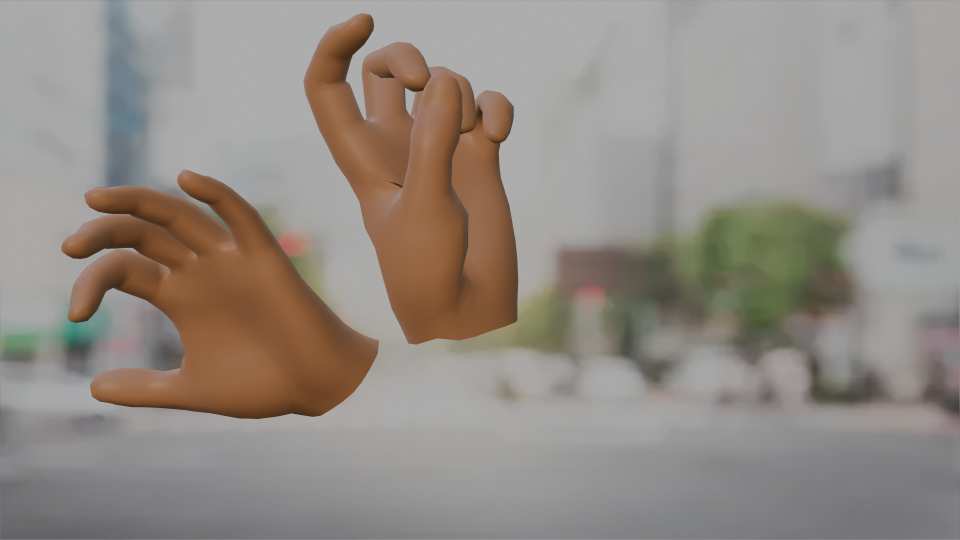
#> input picture images/h0h1left2.png, 1920 x 1080 px, found by its file name (shown at 1/2 size); its folder holds 4 pictures in this run
$ python mask_image.py
#> lines starting #> are read from the running program, lines starting #| are printed output that depends on the picture
import numpy as np
from PIL import Image
import os

#image_path: path of main image, mask_image path of mask image, output_path: path to output result,
#invert: invert the effect of mask (removes masked portion by default, set to true to only keep the masked portion)
def black_out_region_save(image_path, mask_path, output_path, invert = False):
    # Open images
    main_image = np.array(Image.open(main_image_path))
    mask_image = np.array(Image.open(mask_image_path).convert('L'))

    # create the mask
    threshold = 128
    mask_image = ((mask_image > threshold) ^ invert)

    result_image = main_image.copy()

    # Set mask pixels to black
    result_image[mask_image] = [0, 0, 0]

    Image.fromarray(result_image).save(output_image_path)

#same but takes in np images instead and returns an np image instead of saving
def black_out_region_return(image, mask,  invert = False):
    # create the mask
    threshold = 128
    mask_image = ((mask_image > threshold) ^ invert)

    result_image = image.copy()

    # Set mask pixels to black
    result_image[mask_image] = [0, 0, 0]

    return result_image

def black_out_region_bulk(image_folder, mask_folder, output_folder, seperator = "_"):
    # Open images
#> called with image_folder = './images', mask_folder = './masks', output_folder = './output', seperator = '_'
    image_files = os.listdir(image_folder)
    image_paths = [os.path.join(image_folder, image_file) for image_file in image_files]

    images = {os.path.basename(image_path).split('.')[0]: (np.array(Image.open(image_path)), image_path.split('.')[-1]) for image_path in image_paths}
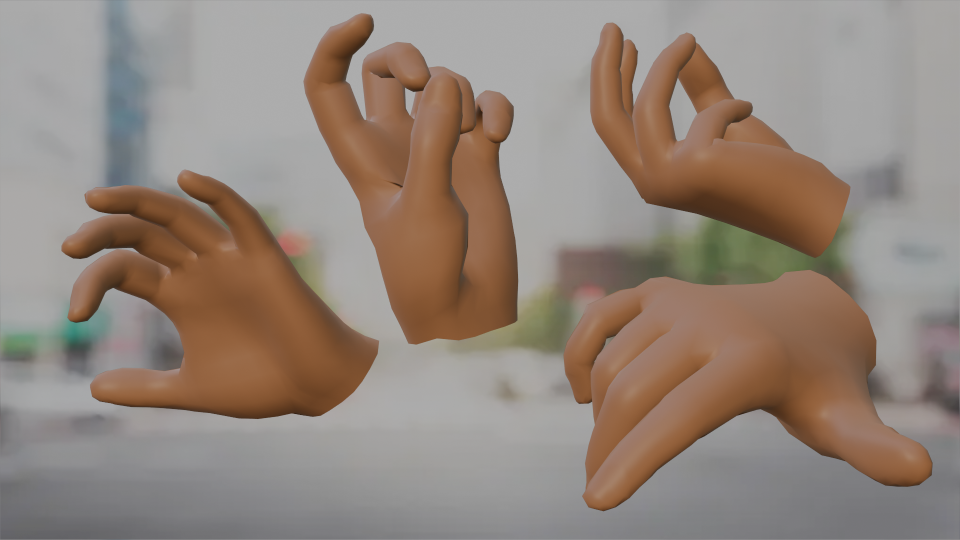
#> input picture images/h0h1left2right2.png, 1920 x 1080 px, found by its file name (shown at 1/2 size)
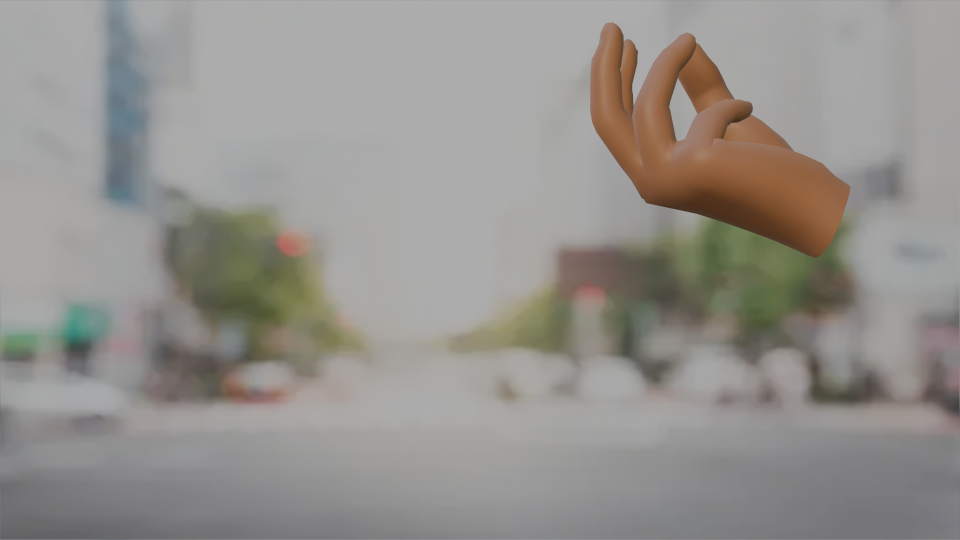
#> input picture images/h0h1right1.png, 1920 x 1080 px, found by its file name (shown at 1/2 size)
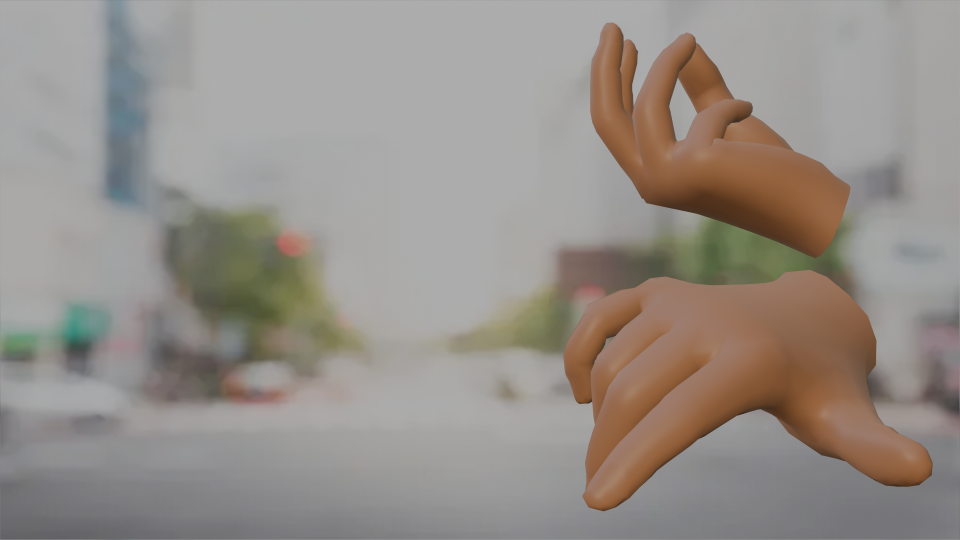
#> input picture images/h0h1right2.png, 1920 x 1080 px, found by its file name (shown at 1/2 size)

    threshold = 128
#> (the run stopped early here; a loop or call above may not have finished)
